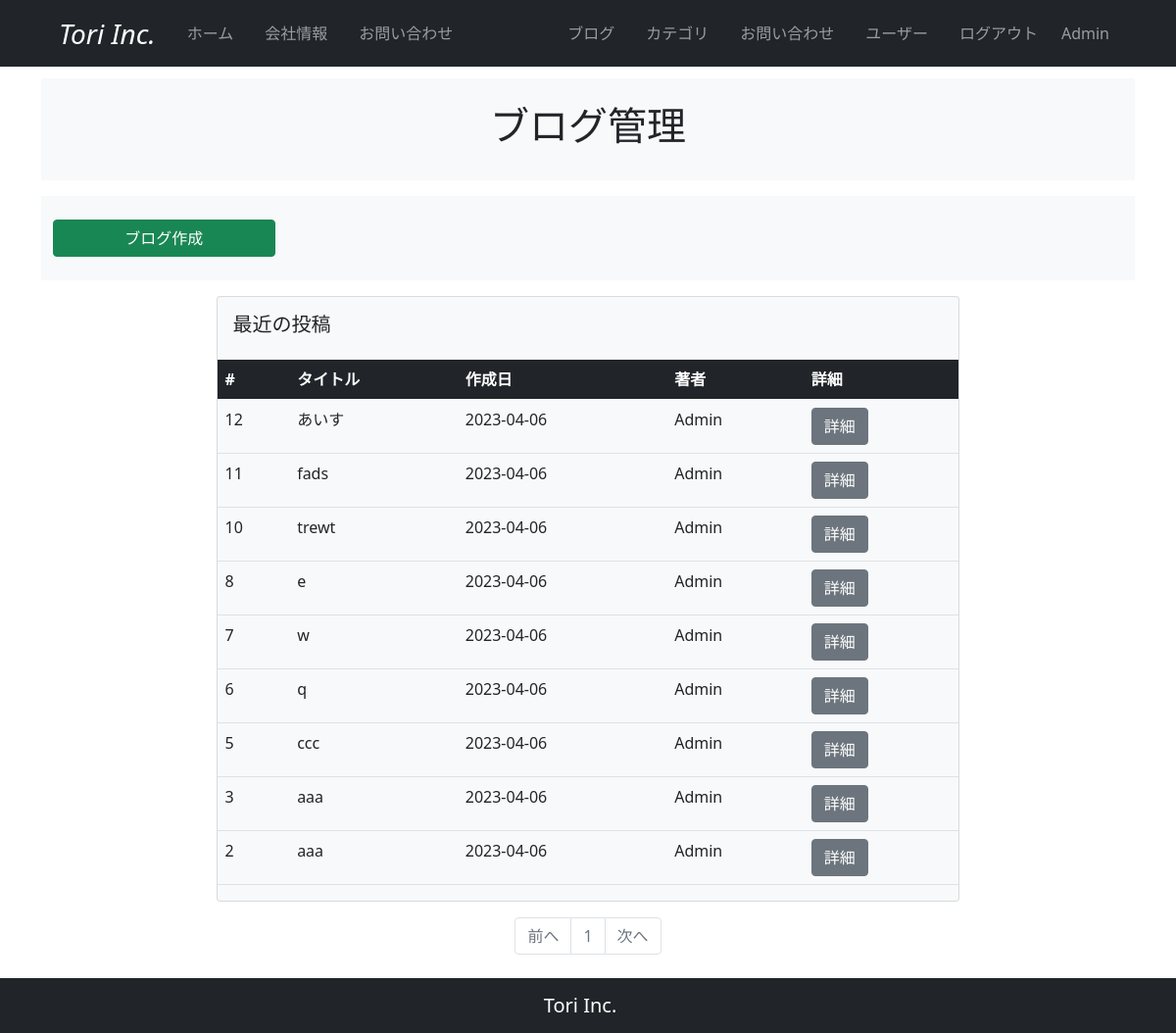
/blog_maintenance (signed in), run on the app's committed database.
### company_blog/models.py (models this page shows, shortened)
class User(db.Model, UserMixin):
    __tablename__ = 'users'
    id = db.Column(db.Integer, primary_key=True)
    email = db.Column(db.String(64), unique=True, index=True)
    username = db.Column(db.String(64), unique=True, index=True)
    password_hash = db.Column(db.String(128))
    administrator = db.Column(db.String(1))
    post = db.relationship('BlogPost', backref='author', lazy='dynamic')
    @property
    def password(self):
        raise AttributeError('password is not a readable attribute')

class BlogPost(db.Model):
    __tablename__ = 'blog_post'
    id = db.Column(db.Integer, primary_key=True)
    user_id = db.Column(db.Integer, db.ForeignKey('users.id'))
    category_id = db.Column(db.Integer, db.ForeignKey('blog_category.id'))
    date = db.Column(db.DateTime, default=datetime.now(timezone('Asia/Tokyo')))
    title = db.Column(db.String(140))
    text = db.Column(db.Text)
    summary = db.Column(db.String(140))
    featured_image = db.Column(db.String(140))

### company_blog/main/views.py (the view)
@main.route('/blog_maintenance', methods=['GET', 'POST'])
@login_required
def blog_maintenance():
    page = request.args.get('page', 1, type=int)
    blog_posts = BlogPost.query.order_by(BlogPost.id.desc()).paginate(page=page, per_page=10)
    return render_template('blog_maintenance.html', blog_posts=blog_posts)

### company_blog/__init__.py (called while the page is built)
@event.listens_for(Engine, "connect")
def set_sqlite_pragma(dbapi_connection, connection_record):
    cursor = dbapi_connection.cursor()
    cursor.execute("PRAGMA foreign_keys=ON")
    cursor.close()

### company_blog/models.py (called while the page is built)
@login_manager.user_loader
def load_user(user_id):
    return User.query.get(user_id)

### company_blog/templates/blog_maintenance.html
{% extends "base.html" %}
{% block content %}
  <section id="header">
    <div class="container">
      <div class="row bg-light my-3 justify-content-center">
        <div class="col-10 py-4">
          <h2 class="text-center fs-1">ブログ管理</h2>
        </div>
      </div>
    </div>
  </section>
  <section id="register">
    <div class="container">
      <div class="row bg-light my-3">
        <div class="col-10 py-4">
          <a href="{{ url_for('main.create_post') }}" class="btn btn-success w-25">ブログ作成</a>
        </div>
      </div>
    </div>
  </section>
  <section id="blog_table">
    <div class="card mx-auto bg-light" style="width: 68%;">
      <div class="card-body">
        <h5 class="card-title">最近の投稿</h5>
      </div>
      <table class="table">
        <thead>
          <tr class="table-dark">
            <th scope="col">#</th>
            <th scope="col">タイトル</th>
            <th scope="col">作成日</th>
            <th scope="col">著者</th>
            <th scope="col">詳細</th>
          </tr>
        </thead>
        <tbody>
          {% for blog_post in blog_posts.items %}
          <tr>
            <td>{{ blog_post.id }}</td>
            <td>{{ blog_post.title }}</td>
            <td>{{ blog_post.date.strftime('%Y-%m-%d') }}</td>
            <td>{{ blog_post.author.username }}</td>
            <td>
              <a href="{{ url_for('main.blog_post', blog_post_id=blog_post.id) }}" class="btn btn-secondary">詳細</a>
            </td>
          </tr>
          {% endfor %}
        </tbody>
      </table>
    </div>
  </section>
  <section id="pagenation">
    <nav aria-label="mantenance_page_navigation">
      <ul class="pagination my-3 justify-content-center">
        <li {% if blog_posts.has_prev %}class="page-item"{% else %}class="page-item disabled"{% endif %}><a class="page-link" href="{% if blog_posts.has_prev %}{{url_for('main.blog_maintenance', page=blog_posts.prev_num) }}{% else %}#{% endif %}">前へ</a></li>
        {% for page_num in blog_posts.iter_pages(left_edge=1, right_edge=1, left_current=1, right_current=2) %}
          {% if page_num %}
            {% if blog_posts.page == page_num %}
              <li class="page-item disabled"><a class="page-link" href="#">{{ page_num }}</a></li>
            {% else %}
              <li class="page-item"><a class="page-link" href="{{url_for('main.blog_maintenance', page=page_num)}}">{{ page_num }}</a></li>
            {% endif %}
          {% else %}
            <li class="page-item disabled"><a class="page-link" href="#">&hellip;</a></li>
          {% endif %}
        {% endfor %}
        <li {% if blog_posts.has_next %}class="page-item"{% else %}class="page-item disabled"{% endif %}><a class="page-link" href="{% if blog_posts.has_next %}{{url_for('main.blog_maintenance', page=blog_posts.next_num) }}{% else %}#{% endif %}">次へ</a></li>
      </ul>
    </nav>
  </section>
{% endblock %}

### company_blog/templates/base.html (shortened to what this page needs)
<!DOCTYPE html>
<html lang="en">
<head>
  <link href="https://cdn.jsdelivr.net/npm/bootstrap@5.0.2/dist/css/bootstrap.min.css" rel="stylesheet">
</head>
<body>
  <nav class="navbar navbar-expand-lg navbar-dark bg-dark px-5 fixed-top">
    <div class="container-fluid">
      <a class="navbar-brand fs-3 fst-italic" href="{{ url_for('main.index') }}">Tori Inc.</a>
      <div class="collapse navbar-collapse" id="navbarNav">
        <ul class="navbar-nav">
          <li class="nav-item px-2">
            <a class="nav-link" href="{{ url_for('main.index') }}">ホーム</a>
          </li>
          <li class="nav-item px-2">
            <a class="nav-link" href="#">会社情報</a>
          </li>
          <li class="nav-item px-2">
            <a class="nav-link" href="#">お問い合わせ</a>
          </li>
        </ul>
      </div>
      <div class="collapse navbar-collapse justify-content-md-end" id="navbarNav">
        <ul class="navbar-nav">
          <li class="nav-item px-2">
            <a class="nav-link" href="{{url_for('main.blog_maintenance')}}">ブログ</a>
          </li>
          <li class="nav-item px-2">
            <a class="nav-link" href="{{url_for('main.category_maintenance')}}">カテゴリ</a>
          </li>
          <li class="nav-item px-2">
            <a class="nav-link" href="#">お問い合わせ</a>
          </li>
          <li class="nav-item px-2">
            <a class="nav-link" href="{{url_for('users.user_maintenance')}}">ユーザー</a>
          </li>
          {% if current_user.is_authenticated %}
          <li class="nav-item px-2">
            <a class="nav-link" href="{{url_for('users.logout')}}">ログアウト</a>
          </li>
          <li class="navbar-text px-2">
            {{ current_user.username }}
          </li>
          {% endif %}
        </ul>
      </div>
    </div>
  </nav>
  {% from "_formhelpers.html" import render_field %}
  <div class="container" style="padding-top: 4rem; padding-bottom: 4rem;">
    {% block content %}
    {% endblock %}
  </div>
  <nav class="navbar fixed-bottom navbar-expand-sm navbar-dark bg-dark fixed-bottom">
    <div class="container-fluid justify-content-center">
      <span class="navbar-brand">Tori Inc.</span>
    </div>
  </nav>
</body>
</html>

### data on the page
User: username "Admin"
BlogPost: id "12", title "あいす", date "2023-04-06", author.username "Admin"
BlogPost: id "11", title "fads", date "2023-04-06", author.username "Admin"
BlogPost: id "10", title "trewt", date "2023-04-06", author.username "Admin"
BlogPost: id "8", title "e", date "2023-04-06", author.username "Admin"
BlogPost: id "7", title "w", date "2023-04-06", author.username "Admin"
BlogPost: id "6", title "q", date "2023-04-06", author.username "Admin"
BlogPost: id "5", title "ccc", date "2023-04-06", author.username "Admin"
BlogPost: id "3", title "aaa", date "2023-04-06", author.username "Admin"
BlogPost: id "2", title "aaa", date "2023-04-06", author.username "Admin"

### other printed values
{{ page_num }} "1"
